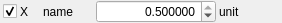
<?xml version="1.0" encoding="UTF-8"?>
<ui version="4.0">
 <class>Form</class>
 <widget class="QWidget" name="Form">
  <property name="geometry">
   <rect>
    <x>0</x>
    <y>0</y>
    <width>282</width>
    <height>23</height>
   </rect>
  </property>
  <property name="windowTitle">
   <string>Form</string>
  </property>
  <layout class="QHBoxLayout" name="horizontalLayout">
   <property name="spacing">
    <number>3</number>
   </property>
   <property name="leftMargin">
    <number>3</number>
   </property>
   <property name="topMargin">
    <number>0</number>
   </property>
   <property name="rightMargin">
    <number>3</number>
   </property>
   <property name="bottomMargin">
    <number>0</number>
   </property>
   <item>
    <widget class="QCheckBox" name="cb_enabled">
     <property name="sizePolicy">
      <sizepolicy hsizetype="Maximum" vsizetype="Fixed">
       <horstretch>0</horstretch>
       <verstretch>0</verstretch>
      </sizepolicy>
     </property>
     <property name="toolTip">
      <string notr="true">Allow optimization</string>
     </property>
     <property name="text">
      <string/>
     </property>
     <property name="checked">
      <bool>true</bool>
     </property>
    </widget>
   </item>
   <item>
    <widget class="QLabel" name="lb_symbol">
     <property name="minimumSize">
      <size>
       <width>20</width>
       <height>0</height>
      </size>
     </property>
     <property name="text">
      <string>X</string>
     </property>
     <property name="buddy">
      <cstring>dsb_value</cstring>
     </property>
    </widget>
   </item>
   <item>
    <widget class="QLabel" name="lb_title">
     <property name="sizePolicy">
      <sizepolicy hsizetype="Preferred" vsizetype="Preferred">
       <horstretch>1</horstretch>
       <verstretch>0</verstretch>
      </sizepolicy>
     </property>
     <property name="text">
      <string>name</string>
     </property>
     <property name="buddy">
      <cstring>dsb_value</cstring>
     </property>
    </widget>
   </item>
   <item>
    <widget class="QDoubleSpinBox" name="dsb_value">
     <property name="minimumSize">
      <size>
       <width>120</width>
       <height>0</height>
      </size>
     </property>
     <property name="alignment">
      <set>Qt::AlignRight|Qt::AlignTrailing|Qt::AlignVCenter</set>
     </property>
     <property name="decimals">
      <number>6</number>
     </property>
     <property name="minimum">
      <double>0.000001000000000</double>
     </property>
     <property name="maximum">
      <double>0.500000000000000</double>
     </property>
     <property name="singleStep">
      <double>0.001000000000000</double>
     </property>
     <property name="value">
      <double>0.500000000000000</double>
     </property>
    </widget>
   </item>
   <item>
    <widget class="QLabel" name="lb_unit">
     <property name="sizePolicy">
      <sizepolicy hsizetype="Fixed" vsizetype="Preferred">
       <horstretch>0</horstretch>
       <verstretch>0</verstretch>
      </sizepolicy>
     </property>
     <property name="minimumSize">
      <size>
       <width>60</width>
       <height>0</height>
      </size>
     </property>
     <property name="text">
      <string>unit</string>
     </property>
     <property name="alignment">
      <set>Qt::AlignLeading|Qt::AlignLeft|Qt::AlignVCenter</set>
     </property>
    </widget>
   </item>
  </layout>
 </widget>
 <resources/>
 <connections/>
</ui>
